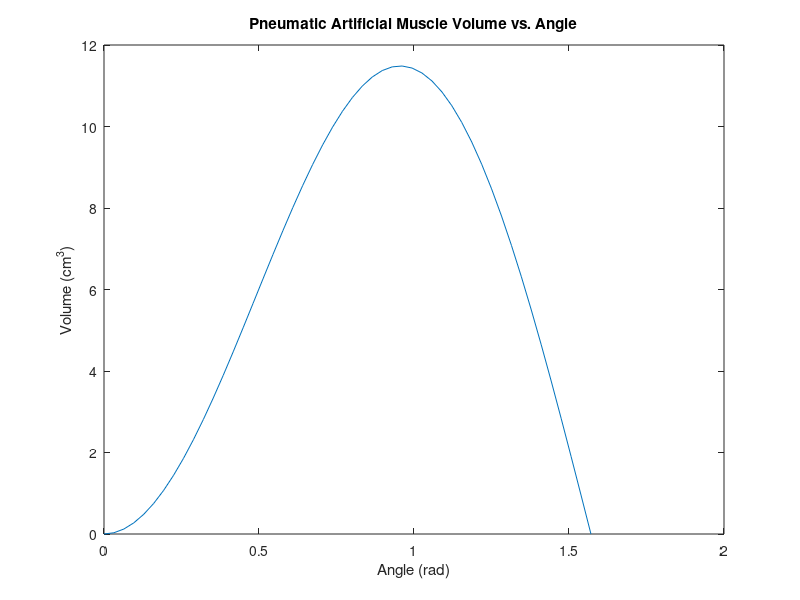
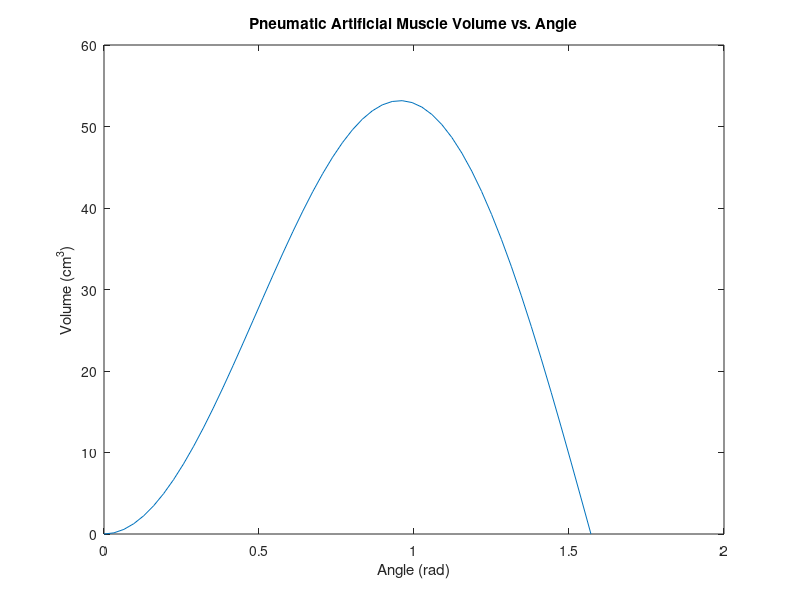

The MATLAB source for these figures, in order:
clear all; clc; clf;

%% Problem 2a

b1 = 15;
n = 3;
l = 10;

theta_1 = linspace(0, pi / 2, 50);
V_1 = b1^3 / (4 * pi * n^2) * sin(theta_1).^2 .* cos(theta_1);

figure(1)
plot(theta_1,V_1)
title("Pneumatic Artificial Muscle Volume vs. Angle")
xlabel("Angle (rad)");
ylabel("Volume (cm^3)");

%% Problem 2b

b2 = 25;

theta_2 = linspace(0, pi / 2, 50);
V_2 = b2^3 / (4 * pi * n^2) * sin(theta_2).^2 .* cos(theta_2);

figure(2)
plot(theta_2,V_2)
title("Pneumatic Artificial Muscle Volume vs. Angle")
xlabel("Angle (rad)");
ylabel("Volume (cm^3)");